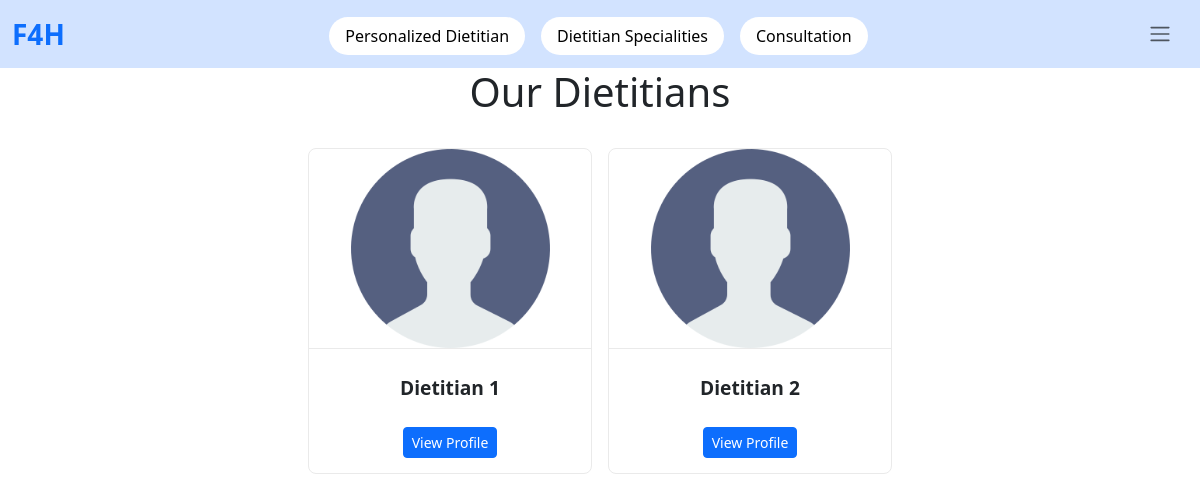
The page /user/dietitians/Pediatrics/ (signed in) on the database its author committed.
### users_account/models.py (models this page shows, shortened)
class Accounts(AbstractUser):
    email = models.EmailField(unique=True)
    username = models.CharField(max_length=55, unique=True)
    role = models.CharField(choices=ROLE_CHOICE, default='user', max_length=100)
    @property
    def is_profile_complete(self):
        if self.role == 'user' and hasattr(self, 'user_profile'):
            return self.user_profile.is_profile_complete()
        elif self.role == 'dietitian' and hasattr(self, 'dietitian_profile'):
            return self.dietitian_profile.is_profile_complete()
        return False  # If no matching role or profile exists

class Dietitian_Profile(models.Model):
    user = models.OneToOneField(Accounts, on_delete=models.CASCADE)
    full_name = models.CharField(max_length=100, null=False, blank=False)
    photo = models.ImageField(upload_to='dietitian_photos', default='assets/profile.png')
    qualifications = models.TextField(null=False, blank=False)
    experience_years = models.PositiveIntegerField(null=True, blank=True)
    specialties = models.ManyToManyField(Specialties)
    certificate = models.FileField(upload_to="dietitian_certificates",null=True, blank=True)
    bio = models.TextField(null=True, blank=True)
    available = models.BooleanField(default=True)
    verified = models.BooleanField(default=False)

### public_user/views.py (the view)
# urls.py: path('dietitians/<str:speciality>/', Dietitians, name="dietitians"),
def Dietitians(req, speciality):
    dietitians = Accounts.objects.filter(role='dietitian', dietitian_profile__specialties__name__icontains=speciality).exclude(dietitian_profile__verified=False)
    return render(req, "dietitian_list.html", {'dietitians': dietitians})

### public_user/templates/dietitian_list.html (shortened to what this page needs)
{% extends "base.html" %}
{% block content %}
    <h1 class="text-center mb-4">Our Dietitians</h1>
    <div class="row d-flex justify-content-center m-0">
        {% for dietitian in dietitians %}
        <div class="col-12 col-md-4 col-lg-3 p-2">
            <div class="dietitian-card">
                <img src="{{ dietitian.dietitian_profile.photo.url }}" class="dietitian-photo" alt="Dietitian Photo">
                <div class="dietitian-info text-center">
                    <p class="dietitian-name">{{ dietitian.dietitian_profile.full_name }}</p>
                    <a href="{% url 'dietitian_details' dietitian.id %}" class="btn btn-primary btn-sm mt-2">View Profile</a>
                </div>
            </div>
        </div>
        {% empty %}
        <div class="col-12">
            <p class="text-center text-muted">No dietitians found for this specialty.</p>
        </div>
        {% endfor %}
    </div>
{% endblock content %}

### public_user/templates/dietitian_list.html (style rules this page uses)
.dietitian-card { height: 100%; border: 1px solid #eaeaea; border-radius: 8px; overflow: hidden; transition: transform 0.2s, box-shadow 0.2s; }
.dietitian-photo { height: 200px; width: 100%; object-fit: contain; border-bottom: 1px solid #eaeaea; }
.dietitian-info { padding: 15px; }
.dietitian-name { font-size: 1.2rem; font-weight: bold; text-align: center; margin: 10px 0 0; }

### rows shown on the page
Accounts: dietitian_profile.photo (placeholder picture), dietitian_profile.full_name "Dietitian 1"
Accounts: dietitian_profile.photo (placeholder picture), dietitian_profile.full_name "Dietitian 2"
